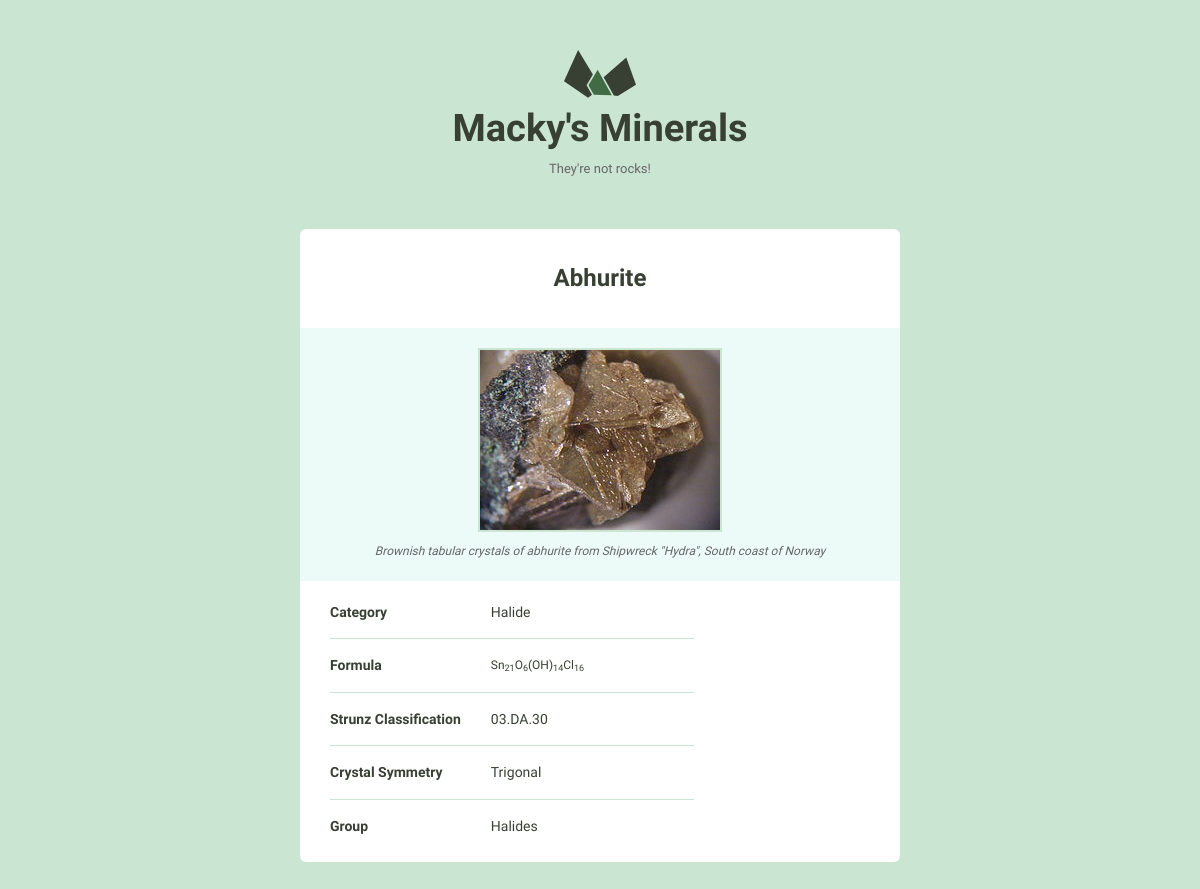
Screenshot of /detail/3/ with the database file from the repository.
### minerals/models.py (models this page shows, shortened)
class Mineral(models.Model):
    name = models.CharField(max_length=255)
    image_filename = models.CharField(max_length=255, blank=True)
    image_caption = models.CharField(max_length=255, blank=True)
    category = models.CharField(max_length=255, blank=True)
    formula = models.CharField(max_length=255, blank=True)
    strunz_classification = models.CharField(max_length=255, blank=True)
    crystal_system = models.CharField(max_length=255, blank=True)
    unit_cell = models.CharField(max_length=255, blank=True)
    color = models.CharField(max_length=255, blank=True)
    crystal_symmetry = models.CharField(max_length=255, blank=True)
    cleavage = models.CharField(max_length=255, blank=True)
    mohs_scale_hardness = models.CharField(max_length=255, blank=True)
    luster = models.CharField(max_length=255, blank=True)
    streak = models.CharField(max_length=255, blank=True)
    diaphaneity = models.CharField(max_length=255, blank=True)
    optical_properties = models.CharField(max_length=255, blank=True)
    refractive_index = models.CharField(max_length=255,  blank=True)
    crystal_habit = models.CharField(max_length=255, blank=True)
    specific_gravity = models.CharField(max_length=255, blank=True)
    group = models.CharField(max_length=255, blank=True)

### minerals/views.py (the view)
# urls.py: url(r'detail/(?P<pk>\d+)/$', views.detail, name='detail'),
def detail(request, pk):
    mineral = get_object_or_404(Mineral, pk=pk)
    return render(request, 'detail.html', {'mineral': mineral})

### minerals/templates/detail.html (shortened to what this page needs)
{% extends "layout.html" %}
{% block content %}
    <div class="bounds bounds--small">
      <div class="grid-100">
        <a href="/">
          <h1 class="logo__name text-centered">Macky's Minerals</h1>
        </a>
        <p class="logo__text text-centered">They're not rocks!</p>
      </div>
    <div class="grid-100 mineral__container">
      <h1 class="mineral__name">{{ mineral.name|title }}</h1>
      <div class="mineral__image-bg">
        <img class="mineral__image" src="/static/images/{{ mineral.name }}.jpg")>
        <p class="mineral__caption">{{ mineral.image_caption }}</p>
      </div>
      <div class="mineral__table-container">
        <table class="mineral__table">
        {% if mineral.category %}
          <tr>
            <td class="mineral__category">{{ "category"|title }}</td>
            <td>{{ mineral.category }}</td>
          </tr>
        {% endif %}
        {% if mineral.formula %}
          <tr>
            <td class="mineral__category">{{ "formula"|title }}</td>
            <td class="mineral__formula">{{ mineral.formula|safe }}</td>
          </tr>
          {% endif %}
          {% if mineral.strunz_classification %}
          <tr>
            <td class="mineral__category">{{ "strunz classification"|title }}</td>
            <td>{{ mineral.strunz_classification }}</td>
          </tr>
          {% endif %}
          {% if mineral.crystal_symmetry %}
          <tr>
            <td class="mineral__category">{{ "crystal symmetry"|title }}</td>
            <td>{{ mineral.crystal_symmetry }}</td>
          </tr>
          {% endif %}
          {% if mineral.group %}
          <tr>
            <td class="mineral__category">{{ "group"|title }}</td>
            <td>{{ mineral.group }}</td>
          </tr>
          {% endif %}
        </table>
      </div>
    </div>
  </div>
{% endblock %}

### minerals/static/css/global.css (style rules this page uses)
html { font-family: sans-serif; -ms-text-size-adjust: 100%; -webkit-text-size-adjust: 100%; }
body { margin: 0; }
a { background-color: transparent; }
h1 { font-size: 2em; margin: 0.67em 0; }
sub { font-size: 75%; line-height: 0; position: relative; vertical-align: baseline; bottom: -0.25em; }
img { border: 0; }
svg:not(:root) { overflow: hidden; }
table { border-collapse: collapse; border-spacing: 0; }
td, th { padding: 0; }
html { font-size: 62.5%; }
body { background-color: #CAE5D2; font-size: 1.5em; line-height: 1.6; font-weight: 400; font-family: "Cousine"; color: #666; }
.bounds { max-width: 800px; margin: 0 auto; padding: 50px 0 150px; overflow: hidden; }
.bounds--small { max-width: 600px; padding: 50px 10px 150px; }
.grid, .grid-5, .grid-10, .grid-15, .grid-20, .grid-25, .grid-30, .grid-33, .grid-35, .grid-40, .grid-45, .grid-50, .grid-55, .grid-60, .grid-65, .grid-66, .grid-70, .grid-75, .grid-80, .grid-90, .grid-95, .grid-100 { float: left; box-sizing: border-box; position: relative; }
.grid-100 { width: 100%; padding: 0 15px; }
h1, h2, h3, h4, h5, h6 { margin-top: 0; margin-bottom: 2rem; font-weight: bold; font-family: "Work Sans", sans-serif; color: #384033; }
h1 { font-size: 3.8rem; }
@media (min-width: 550px) { h1 { font-size: 3.8rem; } }
p { margin-top: 0; font-size: 1.6rem; }
a { color: #689b98; text-decoration: none; -webkit-transition: color 0.2s; -moz-transition: color 0.2s; -ms-transition: color 0.2s; -o-transition: color 0.2s; transition: color 0.2s; }
th, td { padding: 15px; text-align: left; border-bottom: 1px solid #e1e1e1; }
th:first-child, td:first-child { padding-left: 0; }
th:last-child, td:last-child { padding-right: 0; }
table, p, ul { margin-bottom: 2.5rem; }
.text-centered { text-align: center; }
.logo { display: block; fill: #384033; position: relative; margin: 0 auto; width: 72px; }
.logo__name { margin-bottom: 0; }
.logo__text { margin-bottom: 50px; font-size: 13px; }
.mineral__container { background-color: #fff; border-radius: 6px; list-style: none; padding: 0; text-align: center; }
.mineral__name { display: block; width: 100%; margin: 0; font-size: 24px; padding: 30px 0 30px 0; }
.mineral__image { display: block; margin: 0 auto; border: solid 2px #CAE5D2; }
.mineral__image-bg { background-color: #ecfaf8; padding: 20px 0; }
.mineral__caption { font-size: 12px; font-style: italic; padding: 10px 0 0 0; margin: 0; }
.mineral__table { font-size: 14px; color: #384033; }
.mineral__table td { border-color: #CAE5D2; }
.mineral__table tr:last-of-type td { border-bottom: none; padding-bottom: 0; }
.mineral__table-container { padding: 5px 30px 0; }
.mineral__category { font-weight: bold; width: 40%; }
.mineral__formula { font-size: 12px; }

### rows the page displays
Mineral: name "Abhurite", name (picture), image_caption "Brownish tabular crystals of abhurite from Shipwreck \"Hydra\", South coast of Norway", category "Halide", formula "Sn 21 O 6 (OH) 14 Cl 16", strunz_classification "03.DA.30", crystal_symmetry "Trigonal", group "Halides"

### other values shown
{{ "category"|title }} "Category"
{{ "formula"|title }} "Formula"
{{ "strunz classification"|title }} "Strunz Classification"
{{ "crystal symmetry"|title }} "Crystal Symmetry"
{{ "group"|title }} "Group"
